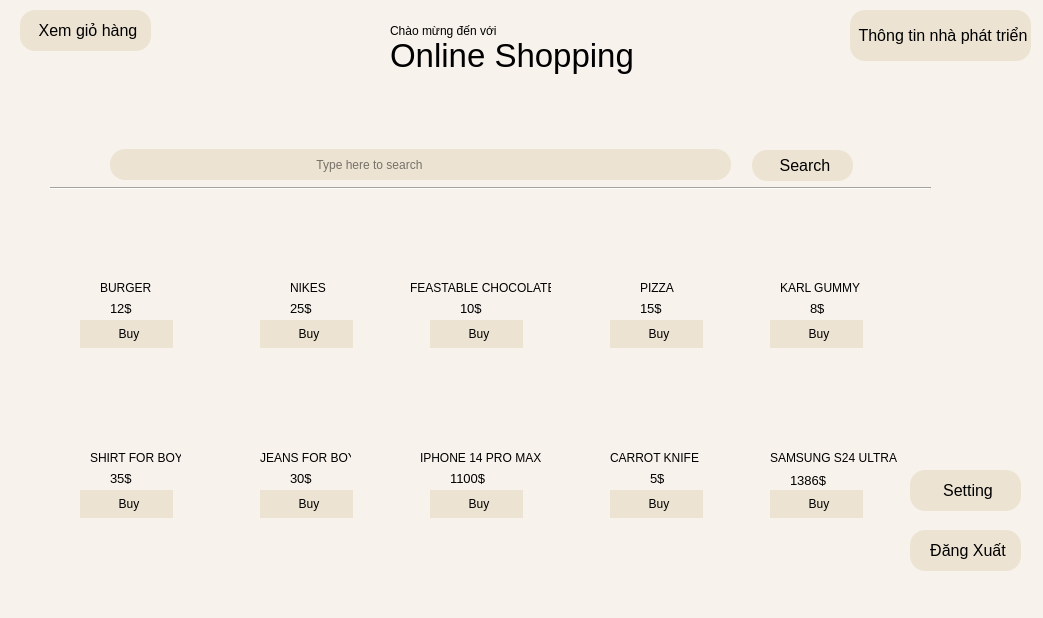
<?xml version="1.0" encoding="UTF-8"?>
<ui version="4.0">
 <class>MainWindow</class>
 <widget class="QMainWindow" name="MainWindow">
  <property name="geometry">
   <rect>
    <x>0</x>
    <y>0</y>
    <width>1043</width>
    <height>618</height>
   </rect>
  </property>
  <property name="windowTitle">
   <string>Main Shopping Window</string>
  </property>
  <property name="styleSheet">
   <string notr="true">background-color: #F8F2EC;</string>
  </property>
  <widget class="QWidget" name="centralwidget">
   <widget class="QLabel" name="label">
    <property name="geometry">
     <rect>
      <x>390</x>
      <y>30</y>
      <width>301</width>
      <height>51</height>
     </rect>
    </property>
    <property name="font">
     <font>
      <pointsize>25</pointsize>
     </font>
    </property>
    <property name="text">
     <string>Online Shopping</string>
    </property>
   </widget>
   <widget class="QLabel" name="label_2">
    <property name="geometry">
     <rect>
      <x>390</x>
      <y>20</y>
      <width>131</width>
      <height>21</height>
     </rect>
    </property>
    <property name="font">
     <font>
      <pointsize>9</pointsize>
     </font>
    </property>
    <property name="text">
     <string>Chào mừng đến với</string>
    </property>
   </widget>
   <widget class="QLineEdit" name="lineEdit">
    <property name="geometry">
     <rect>
      <x>110</x>
      <y>149</y>
      <width>621</width>
      <height>31</height>
     </rect>
    </property>
    <property name="styleSheet">
     <string notr="true">background-color: #ECE3D2;
font: 12pt &quot;Segoe UI&quot;;
border-radius: 15px;
padding-left: 5px;</string>
    </property>
    <property name="placeholderText">
     <string>                                                            Type here to search</string>
    </property>
   </widget>
   <widget class="Line" name="line">
    <property name="geometry">
     <rect>
      <x>50</x>
      <y>180</y>
      <width>881</width>
      <height>16</height>
     </rect>
    </property>
    <property name="orientation">
     <enum>Qt::Horizontal</enum>
    </property>
   </widget>
   <widget class="QLabel" name="label_4">
    <property name="geometry">
     <rect>
      <x>80</x>
      <y>210</y>
      <width>91</width>
      <height>71</height>
     </rect>
    </property>
    <property name="styleSheet">
     <string notr="true">border-radius: 15px;</string>
    </property>
    <property name="text">
     <string/>
    </property>
    <property name="pixmap">
     <pixmap>../material/IF-Burger.jpg</pixmap>
    </property>
    <property name="scaledContents">
     <bool>true</bool>
    </property>
   </widget>
   <widget class="QLabel" name="label_5">
    <property name="geometry">
     <rect>
      <x>100</x>
      <y>280</y>
      <width>51</width>
      <height>16</height>
     </rect>
    </property>
    <property name="text">
     <string>BURGER</string>
    </property>
   </widget>
   <widget class="QLabel" name="label_6">
    <property name="geometry">
     <rect>
      <x>110</x>
      <y>300</y>
      <width>31</width>
      <height>16</height>
     </rect>
    </property>
    <property name="font">
     <font>
      <pointsize>10</pointsize>
     </font>
    </property>
    <property name="text">
     <string>12$</string>
    </property>
   </widget>
   <widget class="QPushButton" name="bt_buy1">
    <property name="geometry">
     <rect>
      <x>80</x>
      <y>320</y>
      <width>93</width>
      <height>28</height>
     </rect>
    </property>
    <property name="styleSheet">
     <string notr="true">background-color: #ECE3D2;
font: 12pt &quot;Segoe UI&quot;;
border-radius: 15px;
padding-left: 5px;</string>
    </property>
    <property name="text">
     <string>Buy</string>
    </property>
   </widget>
   <widget class="QLabel" name="label_8">
    <property name="geometry">
     <rect>
      <x>290</x>
      <y>300</y>
      <width>31</width>
      <height>16</height>
     </rect>
    </property>
    <property name="font">
     <font>
      <pointsize>10</pointsize>
     </font>
    </property>
    <property name="text">
     <string>25$</string>
    </property>
   </widget>
   <widget class="QPushButton" name="bt_buy2">
    <property name="geometry">
     <rect>
      <x>260</x>
      <y>320</y>
      <width>93</width>
      <height>28</height>
     </rect>
    </property>
    <property name="styleSheet">
     <string notr="true">background-color: #ECE3D2;
font: 12pt &quot;Segoe UI&quot;;
border-radius: 15px;
padding-left: 5px;</string>
    </property>
    <property name="text">
     <string>Buy</string>
    </property>
   </widget>
   <widget class="QLabel" name="label_9">
    <property name="geometry">
     <rect>
      <x>260</x>
      <y>210</y>
      <width>91</width>
      <height>71</height>
     </rect>
    </property>
    <property name="text">
     <string/>
    </property>
    <property name="pixmap">
     <pixmap>../material/nikes.webp</pixmap>
    </property>
    <property name="scaledContents">
     <bool>true</bool>
    </property>
   </widget>
   <widget class="QLabel" name="label_10">
    <property name="geometry">
     <rect>
      <x>290</x>
      <y>280</y>
      <width>51</width>
      <height>16</height>
     </rect>
    </property>
    <property name="text">
     <string>NIKES</string>
    </property>
   </widget>
   <widget class="QLabel" name="label_12">
    <property name="geometry">
     <rect>
      <x>460</x>
      <y>300</y>
      <width>31</width>
      <height>16</height>
     </rect>
    </property>
    <property name="font">
     <font>
      <pointsize>10</pointsize>
     </font>
    </property>
    <property name="text">
     <string>10$</string>
    </property>
   </widget>
   <widget class="QLabel" name="label_13">
    <property name="geometry">
     <rect>
      <x>430</x>
      <y>210</y>
      <width>91</width>
      <height>71</height>
     </rect>
    </property>
    <property name="text">
     <string/>
    </property>
    <property name="pixmap">
     <pixmap>../material/feastable.jpg</pixmap>
    </property>
    <property name="scaledContents">
     <bool>true</bool>
    </property>
   </widget>
   <widget class="QPushButton" name="bt_buy3">
    <property name="geometry">
     <rect>
      <x>430</x>
      <y>320</y>
      <width>93</width>
      <height>28</height>
     </rect>
    </property>
    <property name="styleSheet">
     <string notr="true">background-color: #ECE3D2;
font: 12pt &quot;Segoe UI&quot;;
border-radius: 15px;
padding-left: 5px;</string>
    </property>
    <property name="text">
     <string>Buy</string>
    </property>
   </widget>
   <widget class="QLabel" name="label_14">
    <property name="geometry">
     <rect>
      <x>410</x>
      <y>280</y>
      <width>141</width>
      <height>16</height>
     </rect>
    </property>
    <property name="text">
     <string>FEASTABLE CHOCOLATE</string>
    </property>
   </widget>
   <widget class="QLabel" name="label_15">
    <property name="geometry">
     <rect>
      <x>610</x>
      <y>210</y>
      <width>91</width>
      <height>71</height>
     </rect>
    </property>
    <property name="text">
     <string/>
    </property>
    <property name="pixmap">
     <pixmap>../material/R.jpg</pixmap>
    </property>
    <property name="scaledContents">
     <bool>true</bool>
    </property>
   </widget>
   <widget class="QLabel" name="label_16">
    <property name="geometry">
     <rect>
      <x>640</x>
      <y>280</y>
      <width>41</width>
      <height>16</height>
     </rect>
    </property>
    <property name="text">
     <string>PIZZA</string>
    </property>
   </widget>
   <widget class="QPushButton" name="bt_buy4">
    <property name="geometry">
     <rect>
      <x>610</x>
      <y>320</y>
      <width>93</width>
      <height>28</height>
     </rect>
    </property>
    <property name="styleSheet">
     <string notr="true">background-color: #ECE3D2;
font: 12pt &quot;Segoe UI&quot;;
border-radius: 15px;
padding-left: 5px;</string>
    </property>
    <property name="text">
     <string>Buy</string>
    </property>
   </widget>
   <widget class="QLabel" name="label_17">
    <property name="geometry">
     <rect>
      <x>640</x>
      <y>300</y>
      <width>31</width>
      <height>16</height>
     </rect>
    </property>
    <property name="font">
     <font>
      <pointsize>10</pointsize>
     </font>
    </property>
    <property name="text">
     <string>15$</string>
    </property>
   </widget>
   <widget class="QLabel" name="label_19">
    <property name="geometry">
     <rect>
      <x>780</x>
      <y>280</y>
      <width>81</width>
      <height>16</height>
     </rect>
    </property>
    <property name="text">
     <string>KARL GUMMY</string>
    </property>
   </widget>
   <widget class="QLabel" name="label_20">
    <property name="geometry">
     <rect>
      <x>810</x>
      <y>300</y>
      <width>31</width>
      <height>16</height>
     </rect>
    </property>
    <property name="font">
     <font>
      <pointsize>10</pointsize>
     </font>
    </property>
    <property name="text">
     <string>8$</string>
    </property>
   </widget>
   <widget class="QPushButton" name="bt_buy5">
    <property name="geometry">
     <rect>
      <x>770</x>
      <y>320</y>
      <width>93</width>
      <height>28</height>
     </rect>
    </property>
    <property name="styleSheet">
     <string notr="true">background-color: #ECE3D2;
font: 12pt &quot;Segoe UI&quot;;
border-radius: 15px;
padding-left: 5px;</string>
    </property>
    <property name="text">
     <string>Buy</string>
    </property>
   </widget>
   <widget class="QLabel" name="label_22">
    <property name="geometry">
     <rect>
      <x>770</x>
      <y>210</y>
      <width>91</width>
      <height>71</height>
     </rect>
    </property>
    <property name="text">
     <string/>
    </property>
    <property name="pixmap">
     <pixmap>../material/karl gummy.jpg</pixmap>
    </property>
    <property name="scaledContents">
     <bool>true</bool>
    </property>
   </widget>
   <widget class="QPushButton" name="bt_buy6">
    <property name="geometry">
     <rect>
      <x>80</x>
      <y>490</y>
      <width>93</width>
      <height>28</height>
     </rect>
    </property>
    <property name="styleSheet">
     <string notr="true">background-color: #ECE3D2;
font: 12pt &quot;Segoe UI&quot;;
border-radius: 15px;
padding-left: 5px;</string>
    </property>
    <property name="text">
     <string>Buy</string>
    </property>
   </widget>
   <widget class="QLabel" name="label_23">
    <property name="geometry">
     <rect>
      <x>110</x>
      <y>470</y>
      <width>31</width>
      <height>16</height>
     </rect>
    </property>
    <property name="font">
     <font>
      <pointsize>10</pointsize>
     </font>
    </property>
    <property name="text">
     <string>35$</string>
    </property>
   </widget>
   <widget class="QLabel" name="label_24">
    <property name="geometry">
     <rect>
      <x>80</x>
      <y>380</y>
      <width>91</width>
      <height>71</height>
     </rect>
    </property>
    <property name="text">
     <string/>
    </property>
    <property name="pixmap">
     <pixmap>../material/shirt2.jfif</pixmap>
    </property>
    <property name="scaledContents">
     <bool>true</bool>
    </property>
   </widget>
   <widget class="QLabel" name="label_25">
    <property name="geometry">
     <rect>
      <x>90</x>
      <y>450</y>
      <width>91</width>
      <height>16</height>
     </rect>
    </property>
    <property name="text">
     <string>SHIRT FOR BOY</string>
    </property>
   </widget>
   <widget class="QLabel" name="label_26">
    <property name="geometry">
     <rect>
      <x>260</x>
      <y>450</y>
      <width>91</width>
      <height>16</height>
     </rect>
    </property>
    <property name="text">
     <string>JEANS FOR BOY</string>
    </property>
   </widget>
   <widget class="QLabel" name="label_27">
    <property name="geometry">
     <rect>
      <x>260</x>
      <y>380</y>
      <width>91</width>
      <height>71</height>
     </rect>
    </property>
    <property name="text">
     <string/>
    </property>
    <property name="pixmap">
     <pixmap>../material/jeans.webp</pixmap>
    </property>
    <property name="scaledContents">
     <bool>true</bool>
    </property>
   </widget>
   <widget class="QLabel" name="label_28">
    <property name="geometry">
     <rect>
      <x>290</x>
      <y>470</y>
      <width>31</width>
      <height>16</height>
     </rect>
    </property>
    <property name="font">
     <font>
      <pointsize>10</pointsize>
     </font>
    </property>
    <property name="text">
     <string>30$</string>
    </property>
   </widget>
   <widget class="QPushButton" name="bt_buy7">
    <property name="geometry">
     <rect>
      <x>260</x>
      <y>490</y>
      <width>93</width>
      <height>28</height>
     </rect>
    </property>
    <property name="styleSheet">
     <string notr="true">background-color: #ECE3D2;
font: 12pt &quot;Segoe UI&quot;;
border-radius: 15px;
padding-left: 5px;</string>
    </property>
    <property name="text">
     <string>Buy</string>
    </property>
   </widget>
   <widget class="QPushButton" name="bt_buy8">
    <property name="geometry">
     <rect>
      <x>430</x>
      <y>490</y>
      <width>93</width>
      <height>28</height>
     </rect>
    </property>
    <property name="styleSheet">
     <string notr="true">background-color: #ECE3D2;
font: 12pt &quot;Segoe UI&quot;;
border-radius: 15px;
padding-left: 5px;</string>
    </property>
    <property name="text">
     <string>Buy</string>
    </property>
   </widget>
   <widget class="QLabel" name="label_29">
    <property name="geometry">
     <rect>
      <x>420</x>
      <y>450</y>
      <width>121</width>
      <height>16</height>
     </rect>
    </property>
    <property name="text">
     <string>IPHONE 14 PRO MAX</string>
    </property>
   </widget>
   <widget class="QLabel" name="label_30">
    <property name="geometry">
     <rect>
      <x>430</x>
      <y>370</y>
      <width>81</width>
      <height>81</height>
     </rect>
    </property>
    <property name="text">
     <string/>
    </property>
    <property name="pixmap">
     <pixmap>../material/iphone14promax.jpg</pixmap>
    </property>
    <property name="scaledContents">
     <bool>true</bool>
    </property>
   </widget>
   <widget class="QLabel" name="label_31">
    <property name="geometry">
     <rect>
      <x>450</x>
      <y>470</y>
      <width>51</width>
      <height>16</height>
     </rect>
    </property>
    <property name="font">
     <font>
      <pointsize>10</pointsize>
     </font>
    </property>
    <property name="text">
     <string>1100$</string>
    </property>
   </widget>
   <widget class="QPushButton" name="bt_buy9">
    <property name="geometry">
     <rect>
      <x>610</x>
      <y>490</y>
      <width>93</width>
      <height>28</height>
     </rect>
    </property>
    <property name="styleSheet">
     <string notr="true">background-color: #ECE3D2;
font: 12pt &quot;Segoe UI&quot;;
border-radius: 15px;
padding-left: 5px;</string>
    </property>
    <property name="text">
     <string>Buy</string>
    </property>
   </widget>
   <widget class="QLabel" name="label_32">
    <property name="geometry">
     <rect>
      <x>650</x>
      <y>470</y>
      <width>21</width>
      <height>16</height>
     </rect>
    </property>
    <property name="font">
     <font>
      <pointsize>10</pointsize>
     </font>
    </property>
    <property name="text">
     <string>5$</string>
    </property>
   </widget>
   <widget class="QLabel" name="label_33">
    <property name="geometry">
     <rect>
      <x>610</x>
      <y>380</y>
      <width>91</width>
      <height>71</height>
     </rect>
    </property>
    <property name="text">
     <string/>
    </property>
    <property name="pixmap">
     <pixmap>../material/carrot knife.jpg</pixmap>
    </property>
    <property name="scaledContents">
     <bool>true</bool>
    </property>
   </widget>
   <widget class="QLabel" name="label_34">
    <property name="geometry">
     <rect>
      <x>610</x>
      <y>450</y>
      <width>91</width>
      <height>16</height>
     </rect>
    </property>
    <property name="text">
     <string>CARROT KNIFE</string>
    </property>
   </widget>
   <widget class="QPushButton" name="bt_buy10">
    <property name="geometry">
     <rect>
      <x>770</x>
      <y>490</y>
      <width>93</width>
      <height>28</height>
     </rect>
    </property>
    <property name="styleSheet">
     <string notr="true">background-color: #ECE3D2;
font: 12pt &quot;Segoe UI&quot;;
border-radius: 15px;
padding-left: 5px;</string>
    </property>
    <property name="text">
     <string>Buy</string>
    </property>
   </widget>
   <widget class="QLabel" name="label_35">
    <property name="geometry">
     <rect>
      <x>770</x>
      <y>380</y>
      <width>91</width>
      <height>71</height>
     </rect>
    </property>
    <property name="text">
     <string/>
    </property>
    <property name="pixmap">
     <pixmap>../material/samsung phone.jpg</pixmap>
    </property>
    <property name="scaledContents">
     <bool>true</bool>
    </property>
   </widget>
   <widget class="QLabel" name="label_36">
    <property name="geometry">
     <rect>
      <x>790</x>
      <y>470</y>
      <width>51</width>
      <height>20</height>
     </rect>
    </property>
    <property name="font">
     <font>
      <pointsize>10</pointsize>
     </font>
    </property>
    <property name="text">
     <string>1386$</string>
    </property>
   </widget>
   <widget class="QLabel" name="label_37">
    <property name="geometry">
     <rect>
      <x>770</x>
      <y>450</y>
      <width>131</width>
      <height>16</height>
     </rect>
    </property>
    <property name="text">
     <string>SAMSUNG S24 ULTRA</string>
    </property>
   </widget>
   <widget class="QPushButton" name="bt_search">
    <property name="geometry">
     <rect>
      <x>752</x>
      <y>150</y>
      <width>101</width>
      <height>31</height>
     </rect>
    </property>
    <property name="font">
     <font>
      <family>Segoe UI</family>
      <pointsize>12</pointsize>
      <weight>50</weight>
      <italic>false</italic>
      <bold>false</bold>
     </font>
    </property>
    <property name="styleSheet">
     <string notr="true">background-color: #ECE3D2;
font: 12pt &quot;Segoe UI&quot;;
border-radius: 15px;
padding-left: 5px;</string>
    </property>
    <property name="text">
     <string>Search</string>
    </property>
   </widget>
   <widget class="QPushButton" name="bt_setting">
    <property name="geometry">
     <rect>
      <x>910</x>
      <y>470</y>
      <width>111</width>
      <height>41</height>
     </rect>
    </property>
    <property name="font">
     <font>
      <family>Segoe UI</family>
      <pointsize>12</pointsize>
      <weight>50</weight>
      <italic>false</italic>
      <bold>false</bold>
     </font>
    </property>
    <property name="styleSheet">
     <string notr="true">background-color: #ECE3D2;
font: 12pt &quot;Segoe UI&quot;;
border-radius: 15px;
padding-left: 5px;</string>
    </property>
    <property name="text">
     <string>Setting</string>
    </property>
   </widget>
   <widget class="QPushButton" name="bt_signout">
    <property name="geometry">
     <rect>
      <x>910</x>
      <y>530</y>
      <width>111</width>
      <height>41</height>
     </rect>
    </property>
    <property name="font">
     <font>
      <family>Segoe UI</family>
      <pointsize>12</pointsize>
      <weight>50</weight>
      <italic>false</italic>
      <bold>false</bold>
     </font>
    </property>
    <property name="styleSheet">
     <string notr="true">background-color: #ECE3D2;
font: 12pt &quot;Segoe UI&quot;;
border-radius: 15px;
padding-left: 5px;</string>
    </property>
    <property name="text">
     <string>Đăng Xuất</string>
    </property>
   </widget>
   <widget class="QPushButton" name="bt_cart">
    <property name="geometry">
     <rect>
      <x>20</x>
      <y>10</y>
      <width>131</width>
      <height>41</height>
     </rect>
    </property>
    <property name="font">
     <font>
      <family>Segoe UI</family>
      <pointsize>12</pointsize>
      <weight>50</weight>
      <italic>false</italic>
      <bold>false</bold>
     </font>
    </property>
    <property name="styleSheet">
     <string notr="true">background-color: #ECE3D2;
font: 12pt &quot;Segoe UI&quot;;
border-radius: 15px;
padding-left: 5px;</string>
    </property>
    <property name="text">
     <string>Xem giỏ hàng</string>
    </property>
   </widget>
   <widget class="QPushButton" name="bt_about">
    <property name="geometry">
     <rect>
      <x>850</x>
      <y>10</y>
      <width>181</width>
      <height>51</height>
     </rect>
    </property>
    <property name="font">
     <font>
      <family>Segoe UI</family>
      <pointsize>12</pointsize>
      <weight>50</weight>
      <italic>false</italic>
      <bold>false</bold>
     </font>
    </property>
    <property name="styleSheet">
     <string notr="true">background-color: #ECE3D2;
font: 12pt &quot;Segoe UI&quot;;
border-radius: 15px;
padding-left: 5px;</string>
    </property>
    <property name="text">
     <string>Thông tin nhà phát triển</string>
    </property>
   </widget>
  </widget>
  <widget class="QMenuBar" name="menubar">
   <property name="geometry">
    <rect>
     <x>0</x>
     <y>0</y>
     <width>1043</width>
     <height>21</height>
    </rect>
   </property>
  </widget>
  <widget class="QStatusBar" name="statusbar"/>
 </widget>
 <resources/>
 <connections/>
</ui>
